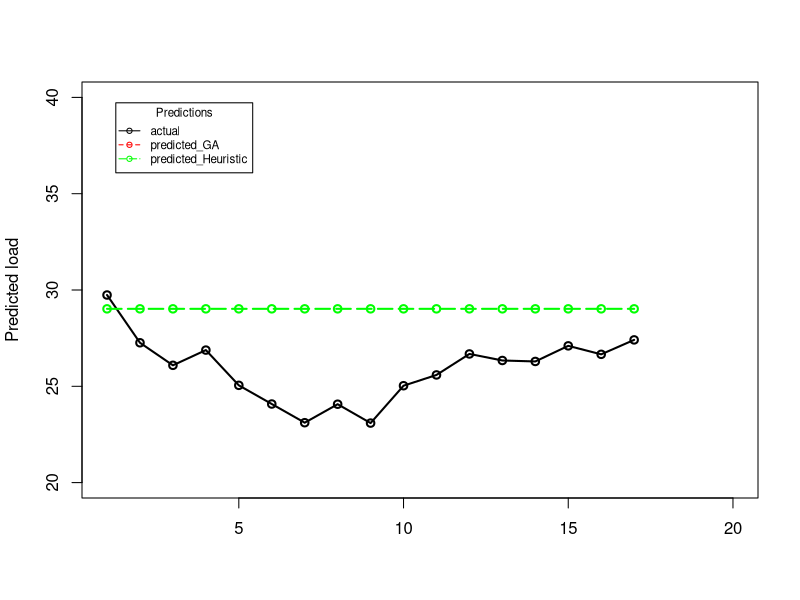

The R script that drew this image:
library(readxl)
library(ggplot2)

morning_actual<-unlist(read_excel("Alldata_excel.xlsx", range = "K94:K110",col_names = FALSE))
morning_predictedGA<-unlist(read_excel("Alldata_excel.xlsx", range = "L94:L110",col_names = FALSE))
morning_predictedMNLR<-unlist(read_excel("Alldata_excel.xlsx", range = "M94:M110",col_names = FALSE))

#length(morning_actual)

x<-seq(1,17)
y1<-morning_actual
y2<-morning_predictedGA
y3<-morning_predictedMNLR
line_width <-2


#length(seq(23,38,by=0.882353))

tiff("morning2.tiff", units="in", width=5, height=5, res=300)
plot(x,seq(23,38,by=0.882353),xlim = c(1,20),ylim =c(20,40),type="n",ylab="Predicted load",xlab = "")
lines(x,y1,type="o",col="black",lty=1,lwd=line_width)
lines(x,y2,type="o",col="red",lty=3,lwd=line_width)
lines(x,y3,type="o",col="green",lty=5,lwd=line_width)
#axis(side=2, at=seq(32,42, by=0.77))
legend("topleft",inset = 0.05,
       c("actual","predicted_GA","predicted_Heuristic"),lty = c(1,2,5),
       col = c("black","red","green"),
       title = "Predictions",cex = 0.7,pch = c(1,1,1)
)
dev.off()
